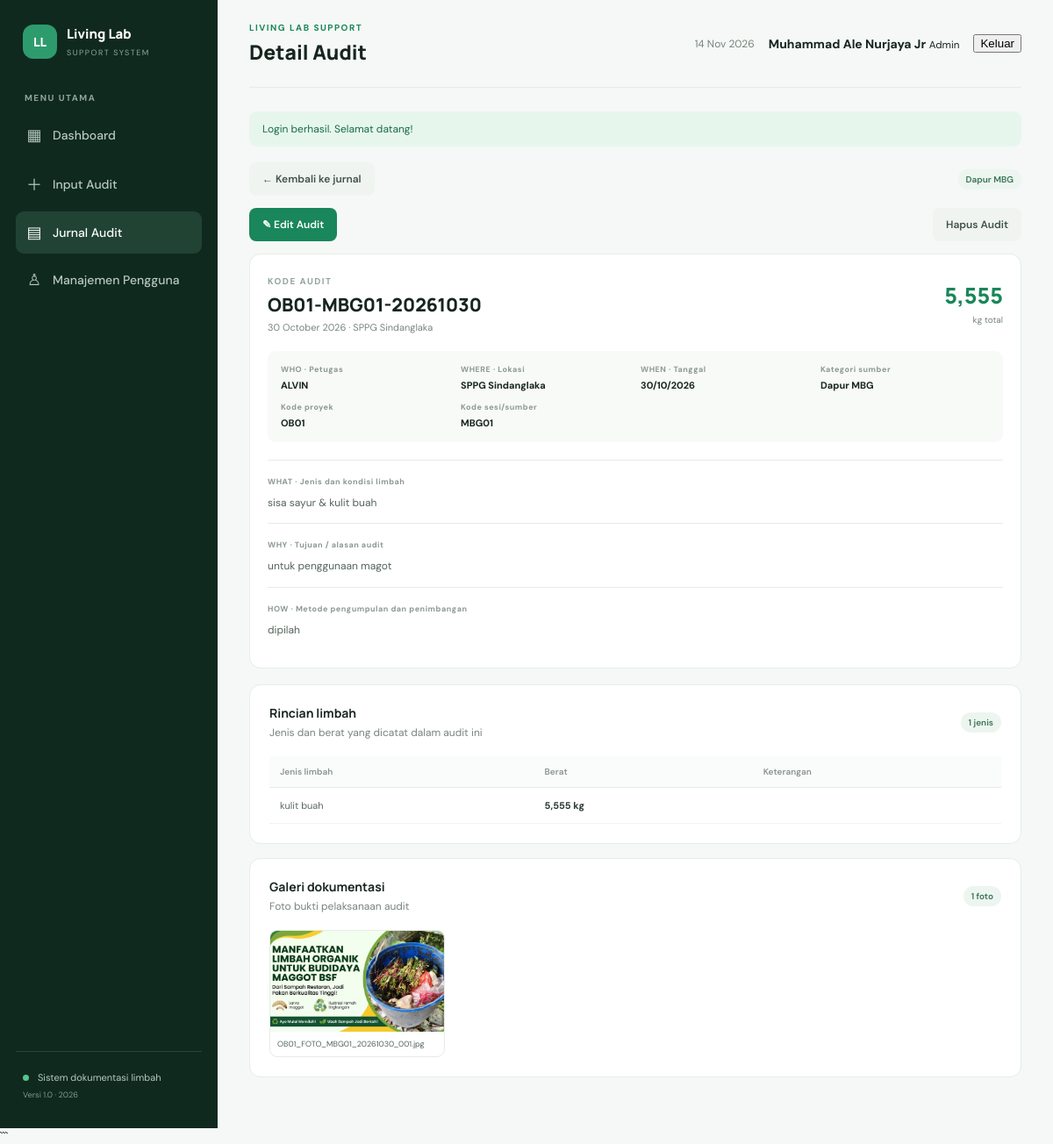
The page /audit/detail.php?id=1 (signed in) on the database its author committed.
### tables this page shows
CREATE TABLE `users` (
  `id` int UNSIGNED NOT NULL,
  `full_name` varchar(100) NOT NULL,
  `username` varchar(50) NOT NULL,
  `password` varchar(255) NOT NULL,
  `role` enum('admin','petugas') NOT NULL DEFAULT 'petugas',
  `is_active` tinyint(1) NOT NULL DEFAULT '1',
  `must_change_password` tinyint(1) NOT NULL DEFAULT '0',
  `created_at` timestamp NULL DEFAULT CURRENT_TIMESTAMP,
  `updated_at` timestamp NULL DEFAULT CURRENT_TIMESTAMP ON UPDATE CURRENT_TIMESTAMP
);

CREATE TABLE `audit_logs` (
  `id` bigint UNSIGNED NOT NULL,
  `audit_code` varchar(40) NOT NULL,
  `project_code` varchar(12) NOT NULL,
  `session_code` varchar(12) NOT NULL,
  `audit_date` date NOT NULL,
  `source_category` enum('Rumah Tangga','Rumah Makan','Warung','Pasar','Dapur MBG') NOT NULL,
  `auditor` varchar(120) NOT NULL,
  `location` varchar(180) NOT NULL,
  `what_description` text NOT NULL,
  `why_description` text NOT NULL,
  `how_description` text NOT NULL,
  `notes` text,
  `total_weight` decimal(12,3) NOT NULL DEFAULT '0.000',
  `created_at` timestamp NOT NULL DEFAULT CURRENT_TIMESTAMP,
  `updated_at` timestamp NOT NULL DEFAULT CURRENT_TIMESTAMP ON UPDATE CURRENT_TIMESTAMP
);

CREATE TABLE `waste_details` (
  `id` bigint UNSIGNED NOT NULL,
  `audit_id` bigint UNSIGNED NOT NULL,
  `waste_type` varchar(150) NOT NULL,
  `weight_kg` decimal(12,3) NOT NULL,
  `note` varchar(255) DEFAULT NULL,
  `created_at` timestamp NOT NULL DEFAULT CURRENT_TIMESTAMP
);

CREATE TABLE `audit_photos` (
  `id` bigint UNSIGNED NOT NULL,
  `audit_id` bigint UNSIGNED NOT NULL,
  `original_name` varchar(255) NOT NULL,
  `stored_name` varchar(255) NOT NULL,
  `mime_type` varchar(80) NOT NULL,
  `file_size` int UNSIGNED NOT NULL,
  `created_at` timestamp NOT NULL DEFAULT CURRENT_TIMESTAMP
);

### config/config.php (called while the page is built, shortened)
<?php
function app_url(string $path = ''): string {
    return rtrim(BASE_URL, '/') . '/' . ltrim($path, '/');
}
function e(?string $value): string {
    return htmlspecialchars((string)$value, ENT_QUOTES, 'UTF-8');
}

### includes/functions.php (called while the page is built, shortened)
<?php
function get_flash(): ?array {
    $value = $_SESSION['flash'] ?? null;
    return $value;
}
function current_user(): ?array {
    return $_SESSION['user'] ?? null;
}
function require_login(): void {
    $userId = (int) $_SESSION['user']['id'];
    $stmt = $GLOBALS['pdo']->prepare(
        "SELECT
            id,
            full_name,
            username,
            role,
            is_active,
            must_change_password
         FROM users
         WHERE id = ?
         LIMIT 1"
    );
    $stmt->execute([$userId]);
}

### audit/detail.php (the view, shortened to what this page needs)
<?php
require_once __DIR__ . '/../includes/functions.php';
require_login();
$id = filter_input(INPUT_GET, 'id', FILTER_VALIDATE_INT);
$stmt = $pdo->prepare(
    "SELECT * FROM audit_logs WHERE id = ? LIMIT 1"
);
$stmt->execute([$id]);
$audit = $stmt->fetch();
$stmt = $pdo->prepare("
    SELECT *
    FROM waste_details
    WHERE audit_id = ?
    ORDER BY id ASC
");
$stmt->execute([$id]);
$details = $stmt->fetchAll();
$stmt = $pdo->prepare("
    SELECT *
    FROM audit_photos
    WHERE audit_id = ?
    ORDER BY id ASC
");
$stmt->execute([$id]);
$photos = $stmt->fetchAll();
$pageTitle = 'Detail Audit';
$active = 'journal';
require_once __DIR__ . '/../includes/header.php';
?>
<div class="detail-actions">
    <a class="btn btn-light"
       href="<?= e(app_url('jurnal/index.php')) ?>">
        ← Kembali ke jurnal
    </a>
    <span class="category-chip">
        <?= e($audit['source_category']) ?>
    </span>
</div>
<?php if ($isAdmin): ?>
    <div class="detail-actions">
        <a
            class="btn btn-primary"
            href="<?= e(app_url('audit/edit.php?id=' . $id)) ?>"
        >
            ✎ Edit Audit
        </a>
        <form
            action="<?= e(app_url('audit/hapus.php')) ?>"
            method="post"
            onsubmit="return confirm('Yakin ingin menghapus audit ini? Seluruh rincian dan foto dokumentasinya juga akan dihapus. Tindakan ini tidak dapat dibatalkan.');"
        >
            <button type="submit" class="btn btn-light">
                Hapus Audit
            </button>
        </form>
    </div>
<?php endif; ?>
<section class="panel detail-panel">
    <div class="detail-title">
        <div>
            <span class="eyebrow">KODE AUDIT</span>
            <h2><?= e($audit['audit_code']) ?></h2>
            <p>
                <?= e(date(
                    'd F Y',
                    strtotime($audit['audit_date'])
                )) ?>
                · <?= e($audit['location']) ?>
            </p>
        </div>
        <div class="detail-total">
            <strong>
                <?= number_format(
                    (float) $audit['total_weight'],
                    3,
                    ',',
                    '.'
                ) ?>
            </strong>
            <span>kg total</span>
        </div>
    </div>
    <div class="detail-grid">
        <div>
            <small>WHO · Petugas</small>
            <b><?= e($audit['auditor']) ?></b>
        </div>
        <div>
            <small>WHERE · Lokasi</small>
            <b><?= e($audit['location']) ?></b>
        </div>
        <div>
            <small>WHEN · Tanggal</small>
            <b>
                <?= e(date(
                    'd/m/Y',
                    strtotime($audit['audit_date'])
                )) ?>
            </b>
        </div>
        <div>
            <small>Kategori sumber</small>
            <b><?= e($audit['source_category']) ?></b>
        </div>
        <div>
            <small>Kode proyek</small>
            <b><?= e($audit['project_code']) ?></b>
        </div>
        <div>
            <small>Kode sesi/sumber</small>
            <b><?= e($audit['session_code']) ?></b>
        </div>
    </div>
    <?php
    $descriptions = [
        ['WHAT', 'Jenis dan kondisi limbah', 'what_description'],
        ['WHY', 'Tujuan / alasan audit', 'why_description'],
        ['HOW', 'Metode pengumpulan dan penimbangan', 'how_description']
    ];
    ?>
    <?php foreach ($descriptions as [$tag, $label, $field]): ?>
        <div class="detail-description">
            <small><?= e($tag) ?> · <?= e($label) ?></small>
            <p><?= nl2br(e($audit[$field])) ?></p>
        </div>
    <?php endforeach; ?>
</section>
<section class="panel form-panel">
    <div class="panel-heading">
        <div>
            <h3>Rincian limbah</h3>
            <p>Jenis dan berat yang dicatat dalam audit ini</p>
        </div>
        <span class="pill">
            <?= count($details) ?> jenis
        </span>
    </div>
    <div class="table-wrap">
        <table>
            <thead>
                <tr>
                    <th>Jenis limbah</th>
                    <th>Berat</th>
                    <th>Keterangan</th>
                </tr>
            </thead>
            <tbody>
                <?php foreach ($details as $item): ?>
                    <tr>
                        <td><?= e($item['waste_type']) ?></td>
                        <td>
                            <b>
                                <?= number_format(
                                    (float) $item['weight_kg'],
                                    3,
                                    ',',
                                    '.'
                                ) ?> kg
                            </b>
                        </td>
                        <td><?= e($item['note']) ?></td>
                    </tr>
                <?php endforeach; ?>
            </tbody>
        </table>
    </div>
</section>
<section class="panel form-panel">
    <div class="panel-heading">
        <div>
            <h3>Galeri dokumentasi</h3>
            <p>Foto bukti pelaksanaan audit</p>
        </div>
        <span class="pill">
            <?= count($photos) ?> foto
        </span>
    </div>
    <div class="photo-grid saved-photos">
        <?php foreach ($photos as $photo): ?>
            <?php
            $storedName = basename(
                str_replace('\\', '/', (string) $photo['stored_name'])
            );
            $photoUrl = app_url(
                'uploads/dokumentasi/' . rawurlencode($storedName)
            );
            ?>
            <a
                class="saved-photo"
                href="<?= e($photoUrl) ?>"
                target="_blank"
                rel="noopener noreferrer"
            >
                <img
                    src="<?= e($photoUrl) ?>"
                    alt="Dokumentasi audit"
                    loading="lazy"
                >
                <span>
                    <?= e($storedName) ?>
                </span>
            </a>
        <?php endforeach; ?>
    </div>
</section>
<?php require_once __DIR__ . '/../includes/footer.php'; ?>

### includes/header.php (shortened to what this page needs)
<?php
$pageTitle = $pageTitle ?? 'Dashboard';
$active = $active ?? '';
$flashMessage = get_flash();
$currentUser = current_user();
$isAdmin = $currentUser && $currentUser['role'] === 'admin';
?>
<!doctype html>
<html lang="id">
<head>
<link rel="stylesheet" href="<?= e(app_url('assets/css/style.css')) ?>">
</head>
<body>
<div class="app-shell">
<aside class="sidebar">
  <a class="brand" href="<?= e(app_url('index.php')) ?>">
    <span class="brand-mark">LL</span>
    <span><strong>Living Lab</strong><small>SUPPORT SYSTEM</small></span>
  </a>
  <div class="nav-label">MENU UTAMA</div>
  <nav>
    <a class="<?= $active === 'dashboard' ? 'active' : '' ?>" href="<?= e(app_url('index.php')) ?>"><span>▦</span> Dashboard</a>
    <a class="<?= $active === 'new' ? 'active' : '' ?>" href="<?= e(app_url('audit/tambah.php')) ?>"><span>＋</span> Input Audit</a>
    <a class="<?= $active === 'journal' ? 'active' : '' ?>" href="<?= e(app_url('jurnal/index.php')) ?>"><span>▤</span> Jurnal Audit</a>
    <?php if ($isAdmin): ?>
    <a class="<?= $active === 'users' ? 'active' : '' ?>" href="<?= e(app_url('pengguna/index.php')) ?>"><span>♙</span> Manajemen Pengguna</a>
    <?php endif; ?>
  </nav>
  <div class="sidebar-bottom">
    <span class="status-dot"></span> Sistem dokumentasi limbah<br>
    <small>Versi 1.0 · <?= date('Y') ?></small>
  </div>
</aside>
<main class="main-content">
<header class="topbar">
  <div>
    <div class="eyebrow">LIVING LAB SUPPORT</div>
    <h1><?= e($pageTitle) ?></h1>
  </div>
  <div class="topbar-right">
    <span class="today"><?= date('d M Y') ?></span>
    <?php if ($currentUser): ?>
      <div class="user-info">
        <strong><?= e($currentUser['full_name']) ?></strong>
        <small><?= $isAdmin ? 'Admin' : 'Petugas' ?></small>
      </div>
    <?php endif; ?>
    <form method="POST" action="<?= e(app_url('logout.php')) ?>">
      <button type="submit" class="logout-button">Keluar</button>
    </form>
  </div>
</header>
<?php if ($flashMessage): ?>
<div class="alert <?= e($flashMessage['type']) ?>">
  <?= e($flashMessage['message']) ?>
</div>
<?php endif; ?>

### includes/footer.php (shortened to what this page needs)
</main>
</div>
</body>
</html>

### rows shown on the page
users: full_name "Muhammad Ale Nurjaya Jr"
audit_logs: source_category "Dapur MBG", audit_code "OB01-MBG01-20261030", audit_date "30 October 2026", location "SPPG Sindanglaka", total_weight "5,555", auditor "ALVIN", audit_date "30/10/2026", project_code "OB01", session_code "MBG01", what_description "sisa sayur & kulit buah", why_description "untuk penggunaan magot", how_description "dipilah"
waste_details: waste_type "kulit buah", weight_kg "5,555"
audit_photos: stored_name (picture), stored_name "OB01_FOTO_MBG01_20261030_001.jpg"

### other values the page prints
$pageTitle "Detail Audit"
$flashMessage['message'] "Login berhasil. Selamat datang!"
$tag "WHAT"
$label "Jenis dan kondisi limbah"
$tag "WHY"
$label "Tujuan / alasan audit"
$tag "HOW"
$label "Metode pengumpulan dan penimbangan"
count($details) "1"
count($photos) "1"
